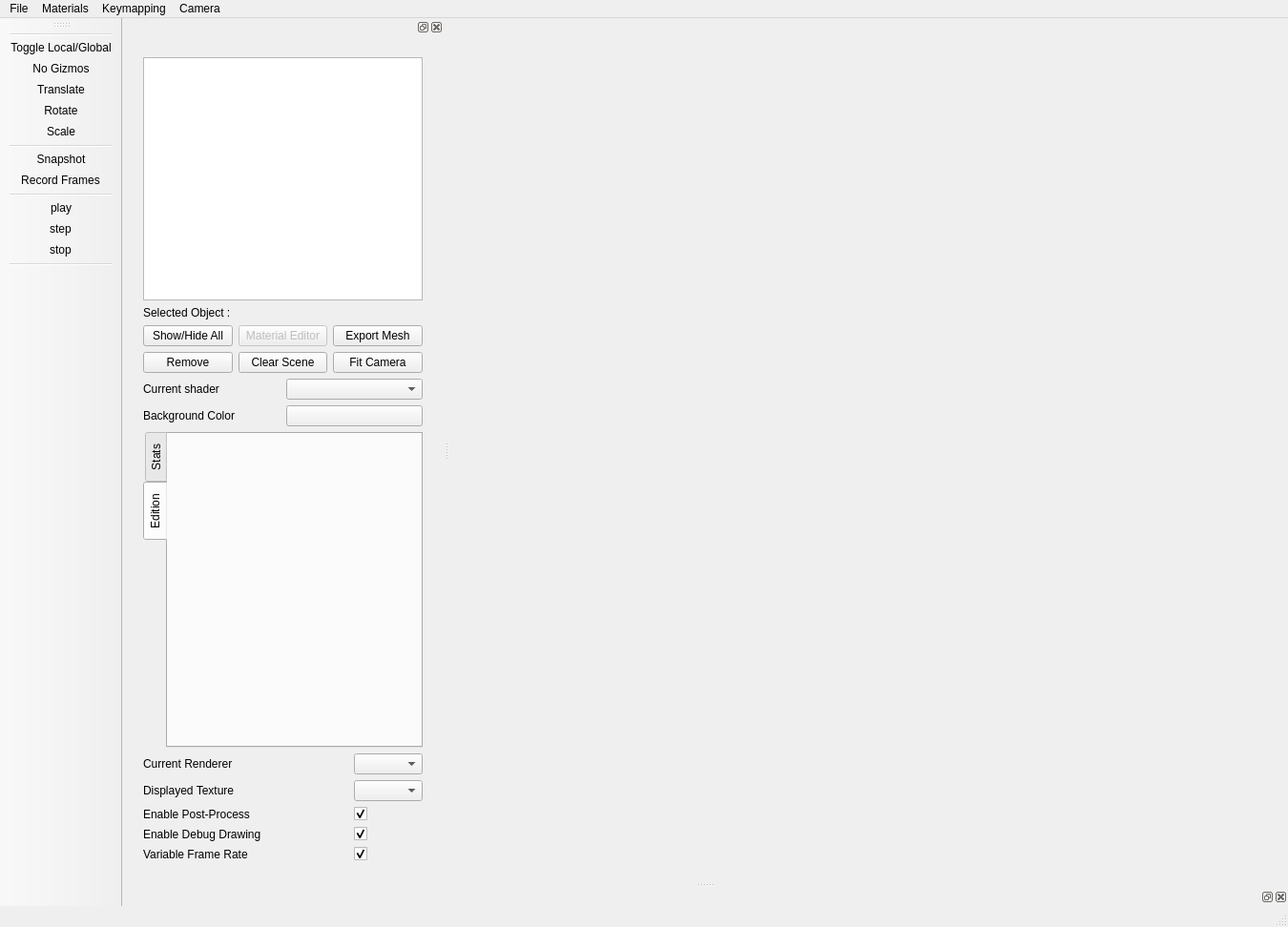
<?xml version="1.0" encoding="UTF-8"?>
<ui version="4.0">
 <class>MainWindow</class>
 <widget class="QMainWindow" name="MainWindow">
  <property name="geometry">
   <rect>
    <x>0</x>
    <y>0</y>
    <width>1350</width>
    <height>972</height>
   </rect>
  </property>
  <property name="sizePolicy">
   <sizepolicy hsizetype="Preferred" vsizetype="Preferred">
    <horstretch>0</horstretch>
    <verstretch>0</verstretch>
   </sizepolicy>
  </property>
  <property name="windowTitle">
   <string>MainWindow</string>
  </property>
  <widget class="QWidget" name="m_centralWidget"/>
  <widget class="QStatusBar" name="_statusBar"/>
  <widget class="QMenuBar" name="menuBar">
   <property name="geometry">
    <rect>
     <x>0</x>
     <y>0</y>
     <width>1350</width>
     <height>24</height>
    </rect>
   </property>
   <widget class="QMenu" name="menuFILE">
    <property name="title">
     <string>File</string>
    </property>
    <widget class="QMenu" name="menuPreferences">
     <property name="title">
      <string>Plugins</string>
     </property>
     <addaction name="actionAdd_plugin_path"/>
     <addaction name="actionClear_plugin_paths"/>
    </widget>
    <addaction name="actionOpenMesh"/>
    <addaction name="separator"/>
    <addaction name="actionAbout"/>
    <addaction name="menuPreferences"/>
    <addaction name="separator"/>
    <addaction name="actionExit"/>
   </widget>
   <widget class="QMenu" name="menuMisc">
    <property name="title">
     <string>Materials</string>
    </property>
    <addaction name="actionReload_Shaders"/>
    <addaction name="actionOpen_Material_Editor"/>
   </widget>
   <widget class="QMenu" name="menuKeymapping">
    <property name="title">
     <string>Keymapping</string>
    </property>
    <addaction name="actionReload_configuration"/>
    <addaction name="separator"/>
    <addaction name="actionLoad_configuration_file"/>
   </widget>
   <widget class="QMenu" name="menuCamera">
    <property name="title">
     <string>Camera</string>
    </property>
    <addaction name="actionTrackball"/>
    <addaction name="actionFlight"/>
   </widget>
   <addaction name="menuFILE"/>
   <addaction name="menuMisc"/>
   <addaction name="menuKeymapping"/>
   <addaction name="menuCamera"/>
  </widget>
  <widget class="QDockWidget" name="dockWidget">
   <attribute name="dockWidgetArea">
    <number>1</number>
   </attribute>
   <widget class="QWidget" name="dockWidgetContents">
    <layout class="QGridLayout" name="gridLayout">
     <item row="0" column="0">
      <widget class="QWidget" name="widget" native="true">
       <layout class="QVBoxLayout" name="verticalLayout_3">
        <item>
         <layout class="QVBoxLayout" name="verticalLayout_2">
          <item>
           <layout class="QVBoxLayout" name="verticalLayout_4">
            <item>
             <widget class="QTreeView" name="m_entitiesTreeView">
              <property name="minimumSize">
               <size>
                <width>0</width>
                <height>150</height>
               </size>
              </property>
              <property name="editTriggers">
               <set>QAbstractItemView::NoEditTriggers</set>
              </property>
              <property name="textElideMode">
               <enum>Qt::ElideRight</enum>
              </property>
             </widget>
            </item>
            <item>
             <layout class="QHBoxLayout" name="selectionLayout">
              <item>
               <widget class="QLabel" name="label_selected">
                <property name="text">
                 <string>Selected Object :</string>
                </property>
               </widget>
              </item>
              <item>
               <widget class="QLabel" name="m_selectedItemName">
                <property name="text">
                 <string/>
                </property>
               </widget>
              </item>
             </layout>
            </item>
            <item>
             <layout class="QGridLayout" name="gridLayout_4">
              <item row="0" column="1">
               <widget class="QPushButton" name="m_editRenderObjectButton">
                <property name="enabled">
                 <bool>false</bool>
                </property>
                <property name="text">
                 <string>Material Editor</string>
                </property>
               </widget>
              </item>
              <item row="0" column="2">
               <widget class="QPushButton" name="m_exportMeshButton">
                <property name="text">
                 <string>Export Mesh</string>
                </property>
               </widget>
              </item>
              <item row="1" column="2">
               <widget class="QPushButton" name="m_fitCameraButton">
                <property name="text">
                 <string>Fit Camera</string>
                </property>
               </widget>
              </item>
              <item row="1" column="0">
               <widget class="QPushButton" name="m_removeEntityButton">
                <property name="text">
                 <string>Remove</string>
                </property>
               </widget>
              </item>
              <item row="1" column="1">
               <widget class="QPushButton" name="m_clearSceneButton">
                <property name="text">
                 <string>Clear Scene</string>
                </property>
               </widget>
              </item>
              <item row="0" column="0">
               <widget class="QPushButton" name="m_showHideAllButton">
                <property name="text">
                 <string>Show/Hide All</string>
                </property>
               </widget>
              </item>
             </layout>
            </item>
           </layout>
          </item>
          <item>
           <layout class="QGridLayout" name="gridLayout_2">
            <item row="1" column="2">
             <widget class="QPushButton" name="m_currentColorButton">
              <property name="text">
               <string/>
              </property>
             </widget>
            </item>
            <item row="0" column="2">
             <widget class="QComboBox" name="m_currentShaderBox"/>
            </item>
            <item row="0" column="1">
             <widget class="QLabel" name="m_currentShaderBoxLabel">
              <property name="text">
               <string>Current shader</string>
              </property>
              <property name="buddy">
               <cstring>m_currentShaderBox</cstring>
              </property>
             </widget>
            </item>
            <item row="1" column="1">
             <widget class="QLabel" name="m_currentColorButtonLabel">
              <property name="text">
               <string>Background Color</string>
              </property>
              <property name="buddy">
               <cstring>m_currentColorButton</cstring>
              </property>
             </widget>
            </item>
           </layout>
          </item>
          <item>
           <widget class="QTabWidget" name="toolBox">
            <property name="minimumSize">
             <size>
              <width>250</width>
              <height>0</height>
             </size>
            </property>
            <property name="maximumSize">
             <size>
              <width>16777215</width>
              <height>500</height>
             </size>
            </property>
            <property name="tabPosition">
             <enum>QTabWidget::West</enum>
            </property>
            <property name="currentIndex">
             <number>1</number>
            </property>
            <widget class="QWidget" name="tab_stats">
             <attribute name="title">
              <string>Stats</string>
             </attribute>
             <layout class="QVBoxLayout" name="verticalLayout_10">
              <item>
               <layout class="QFormLayout" name="formLayout_6">
                <item row="0" column="0">
                 <widget class="QLabel" name="label_23">
                  <property name="text">
                   <string>Frames averaging over count</string>
                  </property>
                  <property name="buddy">
                   <cstring>m_avgFramesCount</cstring>
                  </property>
                 </widget>
                </item>
                <item row="0" column="1">
                 <widget class="QSpinBox" name="m_avgFramesCount">
                  <property name="minimum">
                   <number>1</number>
                  </property>
                  <property name="maximum">
                   <number>1000</number>
                  </property>
                  <property name="singleStep">
                   <number>10</number>
                  </property>
                  <property name="value">
                   <number>100</number>
                  </property>
                 </widget>
                </item>
               </layout>
              </item>
              <item>
               <widget class="QLabel" name="m_frameA2BLabel">
                <property name="text">
                 <string>Frames #a to #b stats :</string>
                </property>
               </widget>
              </item>
              <item>
               <widget class="QLabel" name="m_labelCount">
                <property name="text">
                 <string>Rendering #f faces and #v vertices</string>
                </property>
               </widget>
              </item>
              <item>
               <layout class="QGridLayout" name="gridLayout_6">
                <item row="2" column="0">
                 <widget class="QLabel" name="label_26">
                  <property name="text">
                   <string>Render</string>
                  </property>
                 </widget>
                </item>
                <item row="0" column="0">
                 <widget class="QLabel" name="label_25">
                  <property name="text">
                   <string/>
                  </property>
                 </widget>
                </item>
                <item row="3" column="0">
                 <widget class="QLabel" name="label_27">
                  <property name="text">
                   <string>Tasks</string>
                  </property>
                 </widget>
                </item>
                <item row="0" column="1">
                 <widget class="QLabel" name="label_29">
                  <property name="text">
                   <string>Average time (µs)</string>
                  </property>
                 </widget>
                </item>
                <item row="4" column="0">
                 <widget class="QLabel" name="label_28">
                  <property name="text">
                   <string>Frame</string>
                  </property>
                 </widget>
                </item>
                <item row="0" column="2">
                 <widget class="QLabel" name="label_30">
                  <property name="text">
                   <string>Updates / second</string>
                  </property>
                 </widget>
                </item>
                <item row="2" column="2">
                 <widget class="QLabel" name="m_renderUpdates">
                  <property name="text">
                   <string>render</string>
                  </property>
                  <property name="alignment">
                   <set>Qt::AlignRight|Qt::AlignTrailing|Qt::AlignVCenter</set>
                  </property>
                 </widget>
                </item>
                <item row="3" column="2">
                 <widget class="QLabel" name="m_tasksUpdates">
                  <property name="text">
                   <string>tasks</string>
                  </property>
                  <property name="alignment">
                   <set>Qt::AlignRight|Qt::AlignTrailing|Qt::AlignVCenter</set>
                  </property>
                 </widget>
                </item>
                <item row="4" column="2">
                 <widget class="QLabel" name="m_frameUpdates">
                  <property name="text">
                   <string>frame</string>
                  </property>
                  <property name="alignment">
                   <set>Qt::AlignRight|Qt::AlignTrailing|Qt::AlignVCenter</set>
                  </property>
                 </widget>
                </item>
                <item row="2" column="1">
                 <widget class="QLabel" name="m_renderTime">
                  <property name="text">
                   <string>render</string>
                  </property>
                  <property name="alignment">
                   <set>Qt::AlignRight|Qt::AlignTrailing|Qt::AlignVCenter</set>
                  </property>
                 </widget>
                </item>
                <item row="3" column="1">
                 <widget class="QLabel" name="m_tasksTime">
                  <property name="text">
                   <string>tasks</string>
                  </property>
                  <property name="alignment">
                   <set>Qt::AlignRight|Qt::AlignTrailing|Qt::AlignVCenter</set>
                  </property>
                 </widget>
                </item>
                <item row="4" column="1">
                 <widget class="QLabel" name="m_frameTime">
                  <property name="text">
                   <string>frame</string>
                  </property>
                  <property name="alignment">
                   <set>Qt::AlignRight|Qt::AlignTrailing|Qt::AlignVCenter</set>
                  </property>
                 </widget>
                </item>
                <item row="1" column="0">
                 <widget class="QLabel" name="label_4">
                  <property name="text">
                   <string>Events</string>
                  </property>
                 </widget>
                </item>
                <item row="1" column="1">
                 <widget class="QLabel" name="m_eventsTime">
                  <property name="text">
                   <string>events</string>
                  </property>
                  <property name="alignment">
                   <set>Qt::AlignRight|Qt::AlignTrailing|Qt::AlignVCenter</set>
                  </property>
                  <property name="events" stdset="0">
                   <string>render</string>
                  </property>
                 </widget>
                </item>
                <item row="1" column="2">
                 <widget class="QLabel" name="m_eventsUpdates">
                  <property name="text">
                   <string>events</string>
                  </property>
                  <property name="alignment">
                   <set>Qt::AlignRight|Qt::AlignTrailing|Qt::AlignVCenter</set>
                  </property>
                 </widget>
                </item>
               </layout>
              </item>
              <item>
               <layout class="QFormLayout" name="formLayout_7">
                <item row="1" column="0">
                 <widget class="QLabel" name="label_24">
                  <property name="text">
                   <string>Average framerate :</string>
                  </property>
                 </widget>
                </item>
                <item row="1" column="1">
                 <widget class="QLabel" name="m_avgFramerate">
                  <property name="text">
                   <string>fps</string>
                  </property>
                 </widget>
                </item>
               </layout>
              </item>
              <item>
               <layout class="QHBoxLayout" name="horizontalLayout">
                <property name="bottomMargin">
                 <number>0</number>
                </property>
                <item>
                 <widget class="QCheckBox" name="m_printGraph">
                  <property name="text">
                   <string>Print Graph</string>
                  </property>
                 </widget>
                </item>
                <item>
                 <widget class="QCheckBox" name="m_printTimings">
                  <property name="text">
                   <string>Print Timings</string>
                  </property>
                 </widget>
                </item>
               </layout>
              </item>
              <item>
               <spacer name="verticalSpacer">
                <property name="orientation">
                 <enum>Qt::Vertical</enum>
                </property>
                <property name="sizeHint" stdset="0">
                 <size>
                  <width>20</width>
                  <height>40</height>
                 </size>
                </property>
               </spacer>
              </item>
             </layout>
            </widget>
            <widget class="Ra::Gui::TransformEditorWidget" name="tab_edition">
             <attribute name="title">
              <string>Edition</string>
             </attribute>
            </widget>
           </widget>
          </item>
         </layout>
        </item>
        <item>
         <layout class="QGridLayout" name="gridLayout_3" rowstretch="0,0,0,0,0" columnstretch="1,0">
          <item row="3" column="0">
           <widget class="QLabel" name="label_6">
            <property name="text">
             <string>Enable Debug Drawing</string>
            </property>
           </widget>
          </item>
          <item row="1" column="0">
           <widget class="QLabel" name="label_2">
            <property name="text">
             <string>Displayed Texture</string>
            </property>
            <property name="buddy">
             <cstring>m_displayedTextureCombo</cstring>
            </property>
           </widget>
          </item>
          <item row="2" column="1">
           <widget class="QCheckBox" name="m_enablePostProcess">
            <property name="enabled">
             <bool>true</bool>
            </property>
            <property name="text">
             <string/>
            </property>
            <property name="checked">
             <bool>true</bool>
            </property>
            <property name="tristate">
             <bool>false</bool>
            </property>
           </widget>
          </item>
          <item row="4" column="1">
           <widget class="QCheckBox" name="m_realFrameRate">
            <property name="enabled">
             <bool>true</bool>
            </property>
            <property name="text">
             <string/>
            </property>
            <property name="checked">
             <bool>true</bool>
            </property>
            <property name="tristate">
             <bool>false</bool>
            </property>
           </widget>
          </item>
          <item row="3" column="1">
           <widget class="QCheckBox" name="m_enableDebugDraw">
            <property name="enabled">
             <bool>true</bool>
            </property>
            <property name="text">
             <string/>
            </property>
            <property name="checked">
             <bool>true</bool>
            </property>
            <property name="tristate">
             <bool>false</bool>
            </property>
           </widget>
          </item>
          <item row="2" column="0">
           <widget class="QLabel" name="label_5">
            <property name="text">
             <string>Enable Post-Process</string>
            </property>
           </widget>
          </item>
          <item row="4" column="0">
           <widget class="QLabel" name="label_7">
            <property name="text">
             <string>Variable Frame Rate</string>
            </property>
           </widget>
          </item>
          <item row="1" column="1">
           <widget class="QComboBox" name="m_displayedTextureCombo"/>
          </item>
          <item row="0" column="0">
           <widget class="QLabel" name="label_8">
            <property name="text">
             <string>Current Renderer</string>
            </property>
            <property name="buddy">
             <cstring>m_currentRendererCombo</cstring>
            </property>
           </widget>
          </item>
          <item row="0" column="1">
           <widget class="QComboBox" name="m_currentRendererCombo"/>
          </item>
         </layout>
        </item>
       </layout>
      </widget>
     </item>
    </layout>
   </widget>
  </widget>
  <widget class="QToolBar" name="toolBar">
   <property name="windowTitle">
    <string>toolBar</string>
   </property>
   <attribute name="toolBarArea">
    <enum>LeftToolBarArea</enum>
   </attribute>
   <attribute name="toolBarBreak">
    <bool>false</bool>
   </attribute>
   <addaction name="separator"/>
   <addaction name="actionToggle_Local_Global"/>
   <addaction name="actionGizmoOff"/>
   <addaction name="actionGizmoTranslate"/>
   <addaction name="actionGizmoRotate"/>
   <addaction name="actionGizmoScale"/>
   <addaction name="separator"/>
   <addaction name="actionSnapshot"/>
   <addaction name="actionRecord_Frames"/>
   <addaction name="separator"/>
   <addaction name="actionPlay"/>
   <addaction name="actionStep"/>
   <addaction name="actionStop"/>
   <addaction name="separator"/>
  </widget>
  <widget class="QDockWidget" name="dockWidget_2">
   <attribute name="dockWidgetArea">
    <number>8</number>
   </attribute>
   <widget class="QWidget" name="dockWidgetContents_2"/>
  </widget>
  <action name="actionOpenMesh">
   <property name="text">
    <string>Open...</string>
   </property>
   <property name="toolTip">
    <string>Open...</string>
   </property>
   <property name="shortcut">
    <string>Ctrl+O</string>
   </property>
  </action>
  <action name="actionExit">
   <property name="text">
    <string>Exit</string>
   </property>
   <property name="shortcut">
    <string>Ctrl+Q</string>
   </property>
  </action>
  <action name="actionReload_Shaders">
   <property name="text">
    <string>Reload Shaders</string>
   </property>
   <property name="shortcut">
    <string>Ctrl+R</string>
   </property>
  </action>
  <action name="actionGizmoTranslate">
   <property name="checkable">
    <bool>false</bool>
   </property>
   <property name="icon">
    <iconset>
     <normalon>:/Resources/Icons/translate.png</normalon>
    </iconset>
   </property>
   <property name="text">
    <string>Translate</string>
   </property>
   <property name="toolTip">
    <string>Translate selected object</string>
   </property>
  </action>
  <action name="actionGizmoRotate">
   <property name="checkable">
    <bool>false</bool>
   </property>
   <property name="icon">
    <iconset>
     <normalon>:/Resources/Icons/rotate.png</normalon>
    </iconset>
   </property>
   <property name="text">
    <string>Rotate</string>
   </property>
   <property name="toolTip">
    <string>Rotate selected object</string>
   </property>
  </action>
  <action name="actionToggle_Local_Global">
   <property name="checkable">
    <bool>true</bool>
   </property>
   <property name="icon">
    <iconset>
     <normalon>:/Resources/Icons/gizmo.png</normalon>
    </iconset>
   </property>
   <property name="text">
    <string>Toggle Local/Global</string>
   </property>
   <property name="toolTip">
    <string>Changes the transform edition mode</string>
   </property>
  </action>
  <action name="actionGizmoOff">
   <property name="checkable">
    <bool>false</bool>
   </property>
   <property name="checked">
    <bool>false</bool>
   </property>
   <property name="icon">
    <iconset>
     <normalon>:/Resources/Icons/select.png</normalon>
    </iconset>
   </property>
   <property name="text">
    <string>No Gizmos</string>
   </property>
   <property name="toolTip">
    <string>Disable transform gizmo.</string>
   </property>
  </action>
  <action name="actionOpen_Material_Editor">
   <property name="text">
    <string>Open Material Editor</string>
   </property>
   <property name="shortcut">
    <string>Alt+M</string>
   </property>
  </action>
  <action name="actionRecord_Frames">
   <property name="checkable">
    <bool>true</bool>
   </property>
   <property name="icon">
    <iconset resource="../../Resources/ApplicationIcons.qrc">
     <normaloff>:/Resources/Icons/rec.png</normaloff>
     <normalon>:/Resources/Icons/rec_on.png</normalon>:/Resources/Icons/rec.png</iconset>
   </property>
   <property name="text">
    <string>Record Frames</string>
   </property>
  </action>
  <action name="actionReload_configuration">
   <property name="text">
    <string>Reload configuration</string>
   </property>
   <property name="shortcut">
    <string>Ctrl+Shift+R</string>
   </property>
  </action>
  <action name="actionLoad_configuration_file">
   <property name="text">
    <string>Load configuration file...</string>
   </property>
   <property name="shortcut">
    <string>Ctrl+Shift+O</string>
   </property>
  </action>
  <action name="actionGizmoScale">
   <property name="checkable">
    <bool>false</bool>
   </property>
   <property name="icon">
    <iconset resource="../../Resources/ApplicationIcons.qrc">
     <normaloff>:/Resources/Icons/scale.png</normaloff>:/Resources/Icons/scale.png</iconset>
   </property>
   <property name="text">
    <string>Scale</string>
   </property>
   <property name="toolTip">
    <string>Scale selected object</string>
   </property>
  </action>
  <action name="actionSnapshot">
   <property name="icon">
    <iconset resource="../../Resources/ApplicationIcons.qrc">
     <normaloff>:/Resources/Icons/screenshot.png</normaloff>:/Resources/Icons/screenshot.png</iconset>
   </property>
   <property name="text">
    <string>Snapshot</string>
   </property>
   <property name="toolTip">
    <string>Takes a snapshot of the current view</string>
   </property>
  </action>
  <action name="actionTrackball">
   <property name="text">
    <string>Trackball</string>
   </property>
   <property name="toolTip">
    <string>Trackball Manipulator</string>
   </property>
   <property name="shortcut">
    <string>Ctrl+T</string>
   </property>
  </action>
  <action name="actionFlight">
   <property name="text">
    <string>Flight</string>
   </property>
   <property name="toolTip">
    <string>Flight Manipulator</string>
   </property>
   <property name="shortcut">
    <string>Ctrl+F</string>
   </property>
  </action>
  <action name="actionPlay">
   <property name="checkable">
    <bool>true</bool>
   </property>
   <property name="enabled">
    <bool>true</bool>
   </property>
   <property name="icon">
    <iconset resource="../../Resources/ApplicationIcons.qrc">
     <normaloff>:/Resources/Icons/play_off.png</normaloff>
     <normalon>:/Resources/Icons/pause_off.png</normalon>
     <activeoff>:/Resources/Icons/play_on.png</activeoff>
     <activeon>:/Resources/Icons/pause_on.png</activeon>:/Resources/Icons/play_off.png</iconset>
   </property>
   <property name="text">
    <string>play</string>
   </property>
   <property name="toolTip">
    <string>Play / Pause</string>
   </property>
   <property name="shortcut">
    <string>Space</string>
   </property>
  </action>
  <action name="actionStop">
   <property name="icon">
    <iconset resource="../../Resources/ApplicationIcons.qrc">
     <normaloff>:/Resources/Icons/stop_off.png</normaloff>
     <normalon>:/Resources/Icons/stop_off.png</normalon>
     <activeoff>:/Resources/Icons/stop_on.png</activeoff>
     <activeon>:/Resources/Icons/stop_on.png</activeon>:/Resources/Icons/stop_off.png</iconset>
   </property>
   <property name="text">
    <string>stop</string>
   </property>
   <property name="toolTip">
    <string>Reset</string>
   </property>
   <property name="shortcut">
    <string>Backspace</string>
   </property>
  </action>
  <action name="actionStep">
   <property name="checkable">
    <bool>false</bool>
   </property>
   <property name="icon">
    <iconset resource="../../Resources/ApplicationIcons.qrc">
     <normaloff>:/Resources/Icons/step_off.png</normaloff>
     <normalon>:/Resources/Icons/step_on.png</normalon>
     <activeoff>:/Resources/Icons/step_on.png</activeoff>:/Resources/Icons/step_off.png</iconset>
   </property>
   <property name="text">
    <string>step</string>
   </property>
   <property name="toolTip">
    <string>Step</string>
   </property>
   <property name="shortcut">
    <string>Ctrl+Space</string>
   </property>
  </action>
  <action name="actionAbout">
   <property name="text">
    <string>About</string>
   </property>
  </action>
  <action name="actionAdd_plugin_path">
   <property name="text">
    <string>Add plugin path</string>
   </property>
   <property name="shortcut">
    <string>Ctrl+P</string>
   </property>
  </action>
  <action name="actionClear_plugin_paths">
   <property name="text">
    <string>Clear plugin paths</string>
   </property>
  </action>
 </widget>
 <layoutdefault spacing="6" margin="11"/>
 <customwidgets>
  <customwidget>
   <class>Ra::Gui::TransformEditorWidget</class>
   <extends>QWidget</extends>
   <header>Gui/TransformEditorWidget.hpp</header>
   <container>1</container>
  </customwidget>
 </customwidgets>
 <tabstops>
  <tabstop>m_entitiesTreeView</tabstop>
  <tabstop>m_showHideAllButton</tabstop>
  <tabstop>m_editRenderObjectButton</tabstop>
  <tabstop>m_exportMeshButton</tabstop>
  <tabstop>m_removeEntityButton</tabstop>
  <tabstop>m_clearSceneButton</tabstop>
  <tabstop>m_fitCameraButton</tabstop>
  <tabstop>m_currentShaderBox</tabstop>
  <tabstop>m_currentColorButton</tabstop>
  <tabstop>toolBox</tabstop>
  <tabstop>m_currentRendererCombo</tabstop>
  <tabstop>m_displayedTextureCombo</tabstop>
  <tabstop>m_enablePostProcess</tabstop>
  <tabstop>m_realFrameRate</tabstop>
  <tabstop>m_enableDebugDraw</tabstop>
  <tabstop>m_avgFramesCount</tabstop>
  <tabstop>m_printGraph</tabstop>
  <tabstop>m_printTimings</tabstop>
 </tabstops>
 <resources>
  <include location="../../Resources/ApplicationIcons.qrc"/>
 </resources>
 <connections>
  <connection>
   <sender>actionExit</sender>
   <signal>triggered()</signal>
   <receiver>MainWindow</receiver>
   <slot>close()</slot>
   <hints>
    <hint type="sourcelabel">
     <x>-1</x>
     <y>-1</y>
    </hint>
    <hint type="destinationlabel">
     <x>518</x>
     <y>373</y>
    </hint>
   </hints>
  </connection>
 </connections>
</ui>
